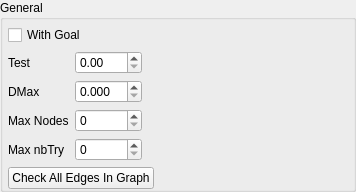
    <widget class="QGroupBox" name="groupBox">
     <property name="title">
      <string>General</string>
     </property>
     <layout class="QVBoxLayout" name="verticalLayout_2">
      <property name="leftMargin">
       <number>5</number>
      </property>
      <property name="topMargin">
       <number>5</number>
      </property>
      <property name="rightMargin">
       <number>0</number>
      </property>
      <property name="bottomMargin">
       <number>0</number>
      </property>
      <item>
       <widget class="QCheckBox" name="isWithGoal">
        <property name="text">
         <string>With Goal</string>
        </property>
       </widget>
      </item>
      <item>
       <widget class="QWidget" name="graphExpansionWidget" native="true">
        <layout class="QGridLayout" name="gridLayout_10">
         <property name="margin">
          <number>0</number>
         </property>
         <item row="3" column="0">
          <widget class="QLabel" name="labelMaxNodes">
           <property name="text">
            <string>Max Nodes</string>
           </property>
          </widget>
         </item>
         <item row="3" column="1">
          <widget class="QSpinBox" name="spinBoxMaxNodes">
           <property name="maximum">
            <number>1000000</number>
           </property>
          </widget>
         </item>
         <item row="3" column="2">
          <spacer name="horizontalSpacer_21">
           <property name="orientation">
            <enum>Qt::Horizontal</enum>
           </property>
           <property name="sizeHint" stdset="0">
            <size>
             <width>211</width>
             <height>22</height>
            </size>
           </property>
          </spacer>
         </item>
         <item row="4" column="0">
          <widget class="QLabel" name="label_26">
           <property name="text">
            <string>Max nbTry</string>
           </property>
          </widget>
         </item>
         <item row="4" column="1">
          <widget class="QSpinBox" name="spinBoxNbTry">
           <property name="maximum">
            <number>1000000</number>
           </property>
          </widget>
         </item>
         <item row="4" column="2">
          <spacer name="horizontalSpacer_3">
           <property name="orientation">
            <enum>Qt::Horizontal</enum>
           </property>
           <property name="sizeHint" stdset="0">
            <size>
             <width>40</width>
             <height>20</height>
            </size>
           </property>
          </spacer>
         </item>
         <item row="2" column="0">
          <widget class="QLabel" name="label_2">
           <property name="text">
            <string>DMax</string>
           </property>
          </widget>
         </item>
         <item row="2" column="1">
          <widget class="QDoubleSpinBox" name="doubleSpinBoxDMax">
           <property name="decimals">
            <number>3</number>
           </property>
           <property name="maximum">
            <double>1.000000000000000</double>
           </property>
           <property name="singleStep">
            <double>0.005000000000000</double>
           </property>
          </widget>
         </item>
         <item row="2" column="2">
          <spacer name="horizontalSpacer_4">
           <property name="orientation">
            <enum>Qt::Horizontal</enum>
           </property>
           <property name="sizeHint" stdset="0">
            <size>
             <width>40</width>
             <height>20</height>
            </size>
           </property>
          </spacer>
         </item>
         <item row="1" column="1">
          <widget class="QDoubleSpinBox" name="doubleSpinBoxTest"/>
         </item>
         <item row="1" column="0">
          <widget class="QLabel" name="label_7">
           <property name="text">
            <string>Test</string>
           </property>
          </widget>
         </item>
        </layout>
       </widget>
      </item>
      <item>
       <widget class="QWidget" name="widget" native="true">
        <layout class="QHBoxLayout" name="horizontalLayout_2">
         <property name="margin">
          <number>0</number>
         </property>
         <item>
          <widget class="QPushButton" name="pushButtonCheckAllEdges">
           <property name="text">
            <string>Check All Edges In Graph</string>
           </property>
          </widget>
         </item>
         <item>
          <spacer name="horizontalSpacer_2">
           <property name="orientation">
            <enum>Qt::Horizontal</enum>
           </property>
           <property name="sizeHint" stdset="0">
            <size>
             <width>40</width>
             <height>20</height>
            </size>
           </property>
          </spacer>
         </item>
        </layout>
       </widget>
      </item>
     </layout>
    </widget>
